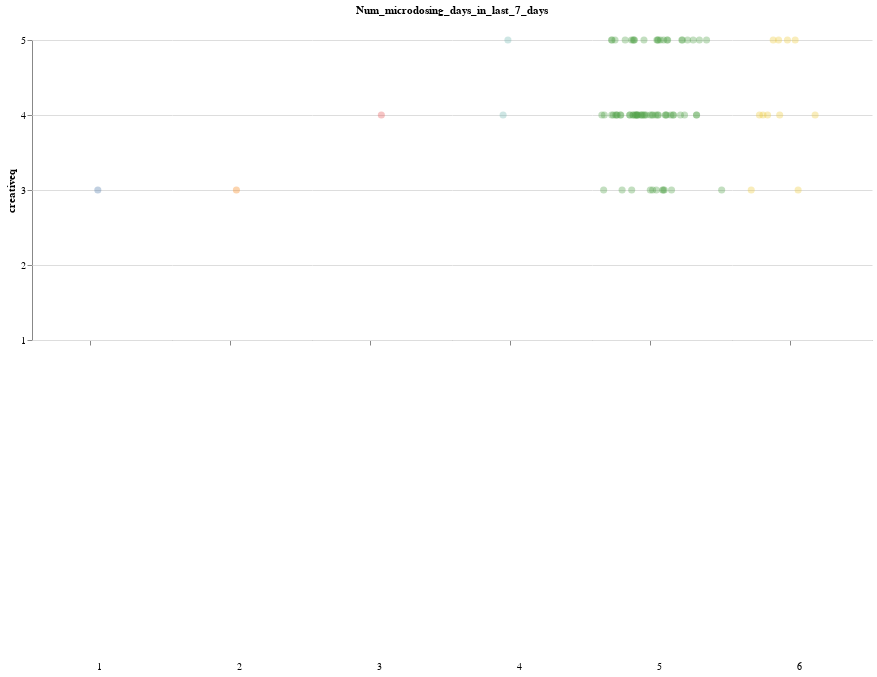

The cell this chart's notebook holds for it:
### Code cell
main = []
for window in range(2,8):   
    stripplot = alt.Chart(data, width=140).mark_circle(size=50, opacity=0.35).encode(
        x=alt.X(
            'jitter:Q',
            title=None,
            axis=alt.Axis(values=[0], ticks=True, grid=False, labels=False),
            scale=alt.Scale(),
        ),
        y=alt.Y('creativeq:Q', scale=alt.Scale(domain=(1,5)), axis=alt.Axis(values=[1, 2, 3, 4, 5])),
        color=alt.Color(f'Num_microdosing_days_in_last_{window}_days:N', legend=None),
        column=alt.Column(
            f'Num_microdosing_days_in_last_{window}_days:N',
            header=alt.Header(
                labelAngle=0,
                titleOrient='top',
                labelOrient='bottom',
                labelAlign='right',
                labelPadding=326,
            ),
        ),
    ).transform_calculate(
        # Generate Gaussian jitter with a Box-Muller transform
        jitter='sqrt(-2*log(random()))*cos(2*PI*random())'
    ).configure_facet(
        spacing=0
    ).configure_view(
        stroke=None
    )
    main.append(stripplot)
main[5]
